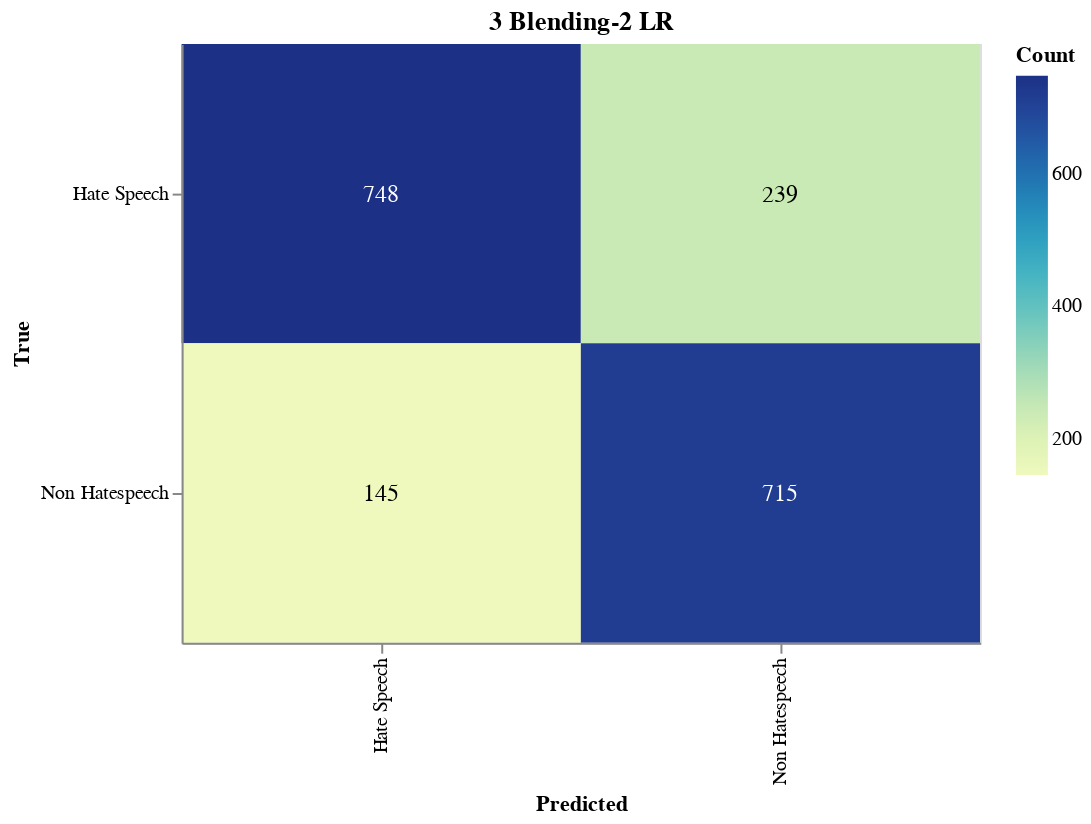

The notebook cell this image was saved under:
### Markdown cell above
#### Save Confusion Matrix

### Code cell
import altair as alt
import altair_saver
import pandas as pd
from sklearn.metrics import confusion_matrix

# Calculate the confusion matrix
cm = confusion_matrix(true_labels, adjusted_predictions)

# Define class names
class_names = ['Hate Speech', 'Non Hatespeech']

# Convert confusion matrix to DataFrame
cm_df = pd.DataFrame(cm, index=class_names, columns=class_names).reset_index().melt(id_vars='index')
cm_df.columns = ['True', 'Predicted', 'Count']

# Ensure the order of categories
cm_df['True'] = pd.Categorical(cm_df['True'], categories=class_names, ordered=True)
cm_df['Predicted'] = pd.Categorical(cm_df['Predicted'], categories=class_names, ordered=True)

# Create the Altair plot
heatmap = alt.Chart(cm_df).mark_rect().encode(
    x=alt.X('Predicted:O', sort=class_names),
    y=alt.Y('True:O', sort=class_names),
    color='Count:Q',
    tooltip=['True', 'Predicted', 'Count']
).properties(
    width=400,
    height=300,
    title='3 Blending-2 LR'
)

# Add text labels
text = heatmap.mark_text(
    align='center',
    baseline='middle',
    fontSize=12
).encode(
    text='Count:Q',
    color=alt.condition(
        alt.datum.Count > cm.max() / 2,
        alt.value('white'),
        alt.value('black')
    )
)

# Combine heatmap and text
final_chart = heatmap + text

# Display the plot
final_chart.show()

### Figure 1 — Vega-Lite specification as saved in the notebook (floating-point values rounded to 4 significant figures)
{"config": {"view": {"continuousWidth": 300, "continuousHeight": 300}}, "layer": [{"mark": {"type": "rect"}, "encoding": {"color": {"field": "Count", "type": "quantitative"}, "tooltip": [{"field": "True", "type": "ordinal"}, {"field": "Predicted", "type": "ordinal"}, {"field": "Count", "type": "quantitative"}], "x": {"field": "Predicted", "sort": ["Hate Speech", "Non Hatespeech"], "type": "ordinal"}, "y": {"field": "True", "sort": ["Hate Speech", "Non Hatespeech"], "type": "ordinal"}}, "title": "3 Blending-2 LR"}, {"mark": {"type": "text", "align": "center", "baseline": "middle", "fontSize": 12}, "encoding": {"color": {"condition": {"test": "(datum.Count > 374.0)", "value": "white"}, "value": "black"}, "text": {"field": "Count", "type": "quantitative"}, "tooltip": [{"field": "True", "type": "ordinal"}, {"field": "Predicted", "type": "ordinal"}, {"field": "Count", "type": "quantitative"}], "x": {"field": "Predicted", "sort": ["Hate Speech", "Non Hatespeech"], "type": "ordinal"}, "y": {"field": "True", "sort": ["Hate Speech", "Non Hatespeech"], "type": "ordinal"}}, "title": "3 Blending-2 LR"}], "data": {"name": "data-a2d0b268bf67a645a1e00511a636a93a"}, "height": 300, "width": 400, "$schema": "https://vega.github.io/schema/vega-lite/v5.17.0.json", "datasets": {"data-a2d0b268bf67a645a1e00511a636a93a": [{"True": "Hate Speech", "Predicted": "Hate Speech", "Count": 748}, {"True": "Non Hatespeech", "Predicted": "Hate Speech", "Count": 145}, {"True": "Hate Speech", "Predicted": "Non Hatespeech", "Count": 239}, {"True": "Non Hatespeech", "Predicted": "Non Hatespeech", "Count": 715}]}}
